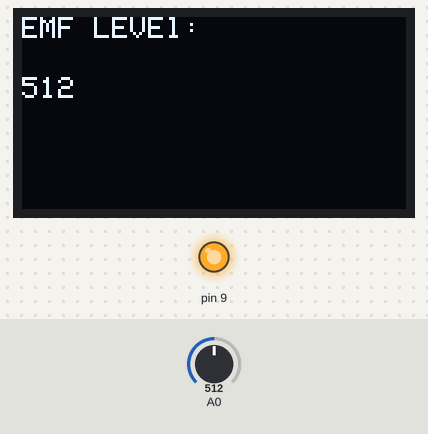
A sketch run on a simulated Arduino Uno, built with avr-gcc and run on an emulated ATmega328P. Shown: 128×64 one-colour display, output pins drawn as LEDs (lit = HIGH). Inputs (shaded band) come from the test bench; at power-on: A0 = 512. The display library's start-up logo is not drawn; what the sketch prints to the serial monitor is not drawn.

Above: at 5.3 s.
5.4 s: A0 set to 122
At 6.6 s:
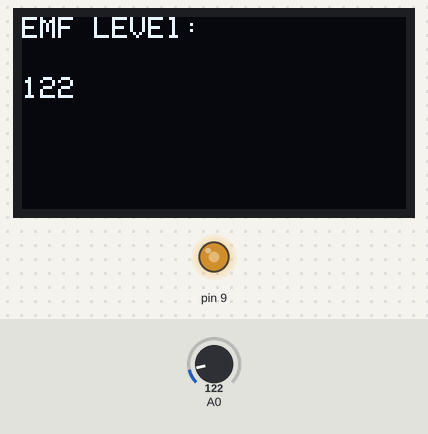
7.0 s: A0 set to 306
At 7.7 s:
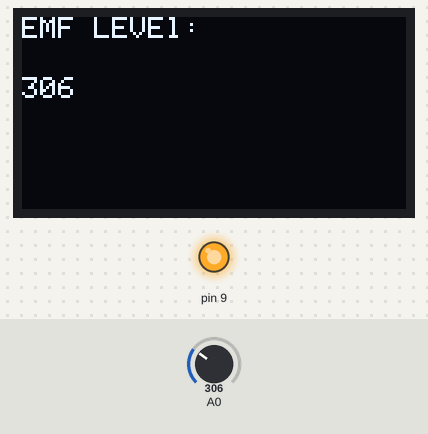
8.6 s: A0 set to 10
At 9.9 s:
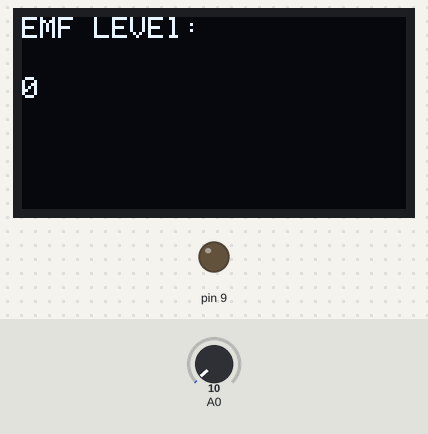
10.2 s: A0 set to 18
11.7 s: A0 set to 23
At 12.3 s:
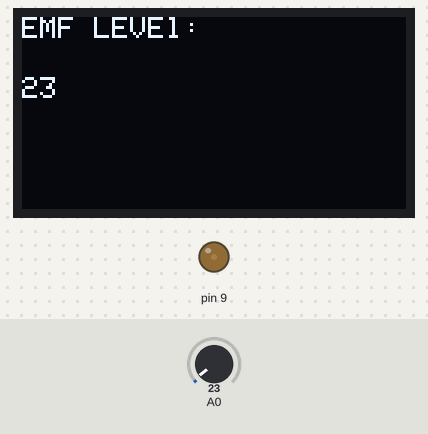
Timing chart, 0 to 14.4 s (numbered marks = the images above; inputs shaded):
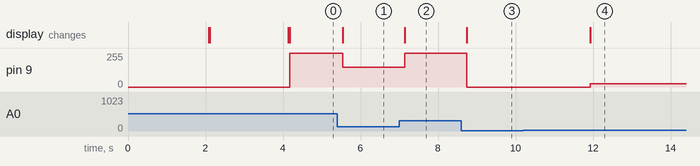

The sketch:

SourceCode.ino
```cpp
#include <SPI.h>
#include <Adafruit_GFX.h>
#include <gfxfont.h>
#include <Wire.h>
#include <Adafruit_SSD1306.h>


#define OLED_RESET 4
Adafruit_SSD1306 display(OLED_RESET);

int emflevel = 0;
int ledlevel = 0;

void setup()
{
  Serial.begin(9600);
  pinMode(9,OUTPUT);
  display.begin(SSD1306_SWITCHCAPVCC, 0x3C);
  display.display();
  delay(2000);
  display.clearDisplay();
  display.setTextSize(1.5);
  display.setTextColor(WHITE);
  display.setCursor(0,0);
  display.print("GE HACK: ");
  display.println("EMF DETECTOR");
  display.display();
  display.setTextSize(2);
  display.println("RADIOHEADS");
  display.display();
  display.clearDisplay();
  delay(2000);
  display.display();
}

void loop()
{
  emflevel = analogRead(A0);
  Serial.println(emflevel);
  ledlevel = map(emflevel, 0, 1023, 0, 255);
  if(emflevel > 20)
  {
    display.clearDisplay();
    display.setTextSize(1);
    display.setTextColor(WHITE);
    display.setCursor(0,0);
    display.print("EMF LEVEl: ");
    display.setCursor(0,20);
    display.println(emflevel);
    display.display();
    analogWrite(9, (ledlevel*5));
    display.clearDisplay();
  }
  else
  {
    display.clearDisplay();
    display.setTextSize(1);
    display.setTextColor(WHITE);
    display.setCursor(0,0);
    display.print("EMF LEVEl: ");
    display.setCursor(0,20);
    display.print("0");
    display.display();
    analogWrite(9, 0);
    display.clearDisplay();
  }
  delay(200);
}
```

Measured:
- the behaviour switches between 20 and 21 on A0 (found by bisection; images 3 and 4)
- after the input at 5.4 s, pin 9: 255/255 → 150/255 after 0.14 s; the display: changes after 0.14 s (image 1)
- after the input at 7.0 s, pin 9: 150/255 → 255/255 after 0.14 s; the display: changes after 0.14 s (image 2)
- after the input at 8.6 s, pin 9: 255/255 → 0/255 after 0.14 s; the display: changes after 0.14 s (image 3)
- after the input at 10.2 s, every drawn part: stays the same
- after the input at 11.7 s, pin 9: 0/255 → 25/255 after 0.23 s; the display: changes after 0.23 s (image 4)
